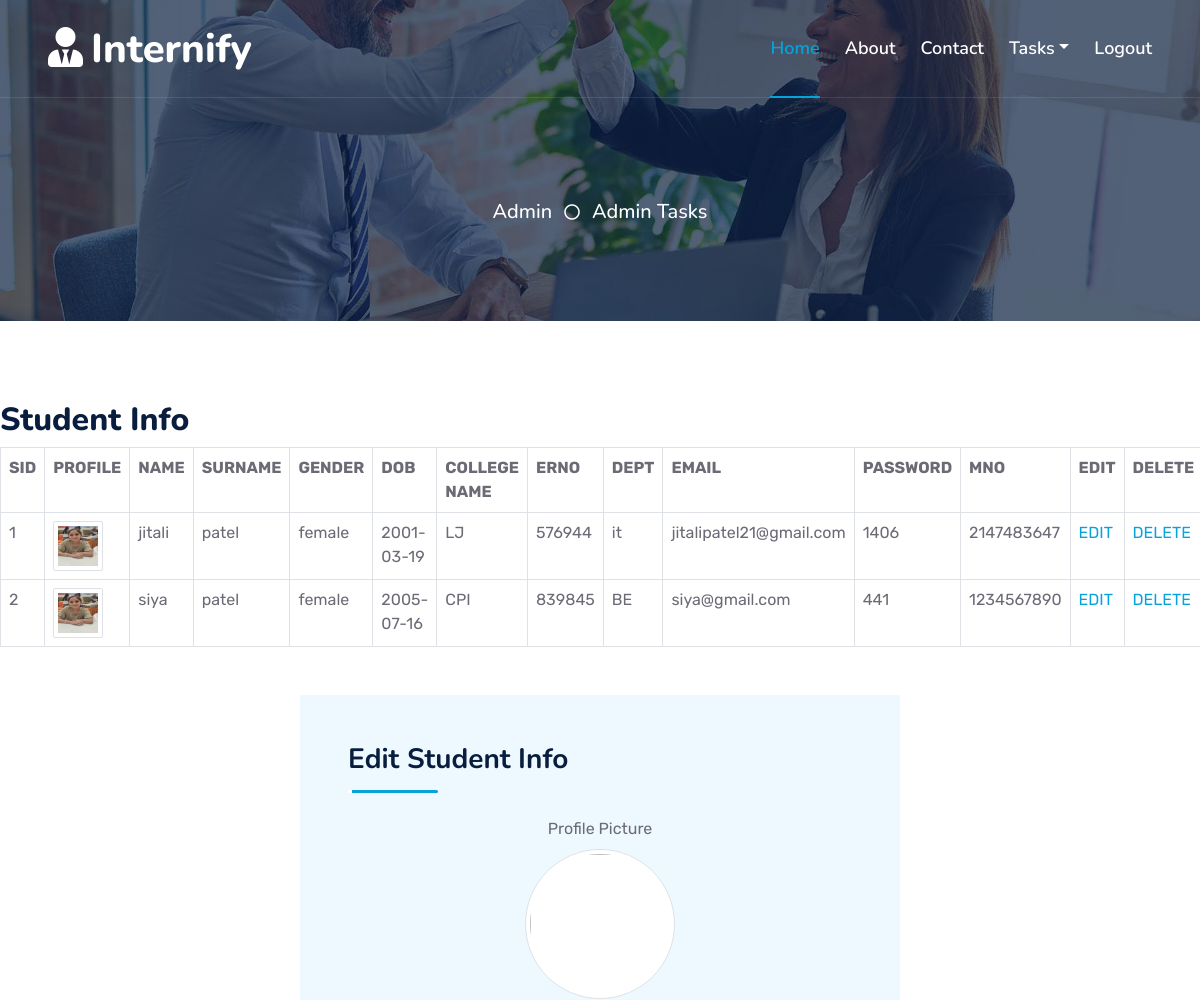
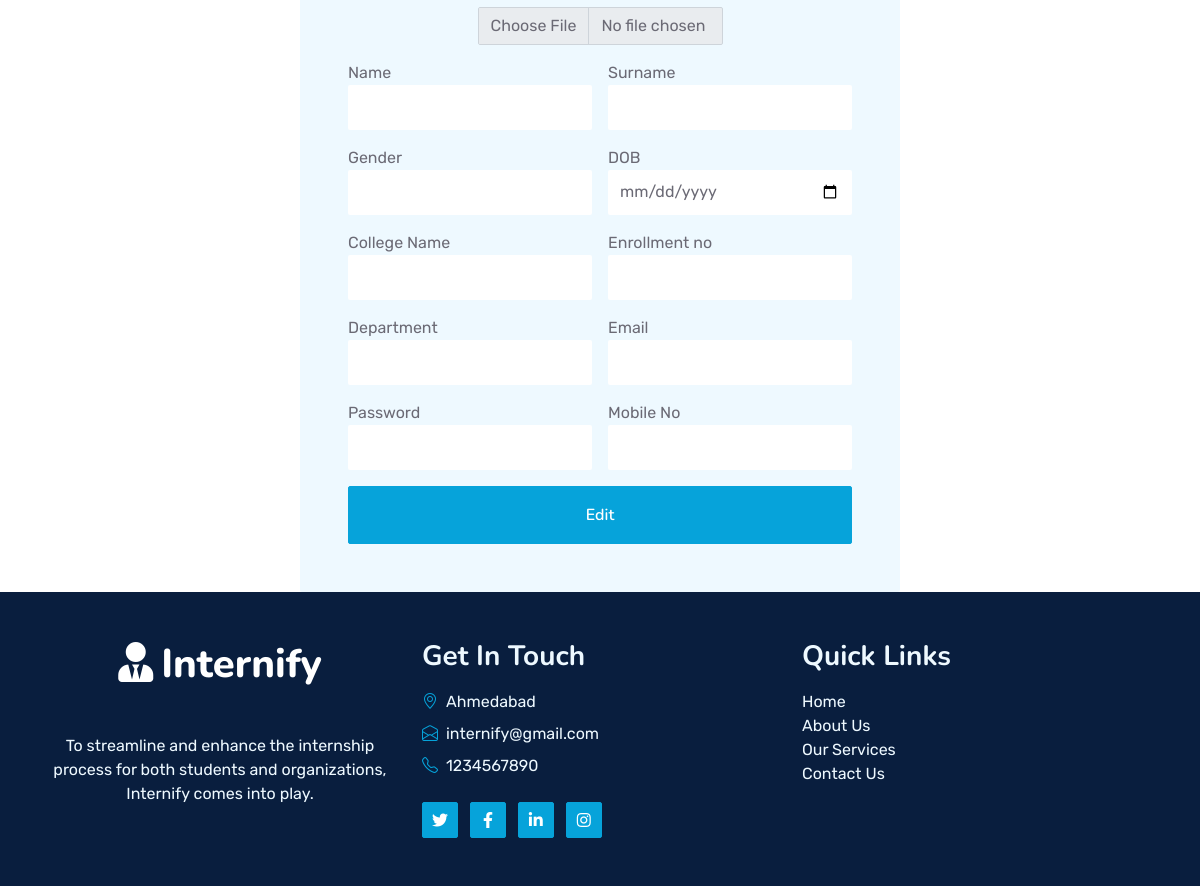
The app's page /admin_view_student_report.php with its own data (2 pictures, top to bottom).
### tables this page shows
CREATE TABLE `student_regis` (
  `sid` int(10) NOT NULL,
  `profile` blob NOT NULL,
  `name` varchar(25) NOT NULL,
  `surname` varchar(25) NOT NULL,
  `gender` varchar(10) NOT NULL,
  `dob` date NOT NULL,
  `clg` varchar(25) NOT NULL,
  `erno` int(15) NOT NULL,
  `dept` varchar(25) NOT NULL,
  `email` varchar(100) NOT NULL,
  `pwd` int(10) NOT NULL,
  `mno` int(10) NOT NULL
);

### admin_view_student_report.php (the view, shortened to what this page needs)
<?php
include("admin_header.php");
include("conn.php");
$name = '';
$snm = '';
$gen ='';
$dob = '';
$clg = '';
$erno ='';
$dept = '';
$email ='';
$pwd = '';
$mno = '';
$profile_pic_path = '';
?>
<?php
$res4=mysqli_query($conn,"SELECT * FROM student_regis");
if(mysqli_num_rows($res4)>0) {
    echo "<h2>Student Info</h2>";
    echo "<table class='table table-bordered'>
    <tr>
        <th>SID</th>
        <th>PROFILE</th>
        <th>NAME</th>
        <th>SURNAME</th>
        <th>GENDER</th>
        <th>DOB</th>
        <th>COLLEGE NAME</th>
        <th>ERNO</th>
        <th>DEPT</th>
        <th>EMAIL</th>
        <th>PASSWORD</th>
        <th>MNO</th>
        <th>EDIT</th>
        <th>DELETE</th>
    </tr>";
while($r4=mysqli_fetch_array($res4)) {
echo "<tr>";
echo "<td>$r4[0]</td>";
echo "<td><img src='$r4[1]' class='img-thumbnail' style='width: 50px; height: 50px;'></td>";
echo "<td>$r4[2]</td>";
echo "<td>$r4[3]</td>";
echo "<td>$r4[4]</td>";
echo "<td>$r4[5]</td>";
echo "<td>$r4[6]</td>";
echo "<td>$r4[7]</td>";
echo "<td>$r4[8]</td>";
echo "<td>$r4[9]</td>";
echo "<td>$r4[10]</td>";
echo "<td>$r4[11]</td>";
echo "<td><a href='admin_manage_student.php?action=edit&sid=$r4[0]'>EDIT</a></td>";
echo "<td><a href='admin_manage_student.php?action=delete&sid=$r4[0]'>DELETE</a></td>";
echo "</tr>";
}
echo "</table>";
} else {
    echo "<h2>No Data Found</h2>";
}
?>
<div class="container">
    <div class="bg-light rounded p-5 mt-5" style="max-width: 600px; margin: 0 auto;">
        <div class="section-title section-title-sm position-relative pb-3 mb-4">
            <h3 class="mb-0">Edit Student Info</h3>
        </div>
        <form method="post" action="admin_manage_student.php" enctype="multipart/form-data">
        <div class="row g-3 owl">
        <div class="col-12 text-center">
                    <label for="profilePic" class="form-label">Profile Picture</label>
                    <img id="preview" src="<?php echo $profile_pic_path; ?>" class="rounded-circle img-thumbnail" style="width: 150px; height: 150px; object-fit: cover; display: block; margin: 0 auto; border-radius: 50%;">
                    <input type="file" class="form-control mt-2" id="profilePic" name="profilePic" accept="image/*" onchange="previewImage(event)" style="width: 245px; margin: 0 auto;">
                </div>
        <div class="col-12 col-sm-6">
            <label for="">Name</label>
            <input type="text" name="txtnm" class="form-control bg-white border-0"
             value="<?php echo $name; ?>" style="height: 45px;">
        </div>
        <div class="col-12 col-sm-6">
            <label for="">Surname</label>
                <input type="text" name="txtsnm" class="form-control bg-white border-0"
                 value="<?php echo $snm; ?>" style="height: 45px;">
        </div>
        <div class="col-12 col-sm-6">
            <label for="">Gender</label>
                <input type="text" name="txtgen" class="form-control bg-white border-0"
                value="<?php echo $gen; ?>" style="height: 45px;">
        </div>
        <div class="col-12 col-sm-6">
            <label for="">DOB</label>
                <input type="date" name="txtdob" class="form-control bg-white border-0"
                value="<?php echo $dob ?>" style="height: 45px;">
        </div>
        <div class="col-12 col-sm-6">
            <label for="">College Name</label>
                <input type="text" name="txtclg" class="form-control bg-white border-0"
                 value="<?php echo $clg ?>" style="height: 45px;">
        </div>
        <div class="col-12 col-sm-6">
            <label for="">Enrollment no</label>
                <input type="text" name="txterno" class="form-control bg-white border-0"
                value="<?php echo $erno ?>" style="height: 45px;">
        </div>
        <div class="col-12 col-sm-6">
            <label for="">Department</label>
                <input type="text" name="txtdept" class="form-control bg-white border-0"
                 value="<?php echo $dept ?>" style="height: 45px;">
        </div>
        <div class="col-12 col-sm-6">
            <label for="">Email</label>
                <input type="text" name="txtemail" class="form-control bg-white border-0"
                value="<?php echo $email ?>" style="height: 45px;">
        </div>
        <div class="col-12 col-sm-6">
            <label for="">Password</label>
                <input type="text" name="txtpwd" class="form-control bg-white border-0"
                value="<?php echo $pwd ?>" style="height: 45px;">
        </div>
        <div class="col-12 col-sm-6">
            <label for="">Mobile No</label>
                <input type="text" name="txtmno" class="form-control bg-white border-0"
                value="<?php echo $mno ?>" style="height: 45px;">
        </div>
        <div class="col-12 col-6">
            <button class="btn btn-primary w-100 py-3"  name="btnedit" type="submit">Edit</button>
        </div>
</div>
    </form>
</div>
</div>
<?php
include("footer.php");
?>

### css/style.css (style rules this page uses)
:root { --primary: #06A3DA; --secondary: #34AD54; --light: #EEF9FF; --dark: #091E3E; }
h1, h2, .fw-bold { font-weight: 800 !important; }
h3, h4, .fw-semi-bold { font-weight: 700 !important; }
.btn { font-family: 'Nunito', sans-serif; font-weight: 600; transition: .5s; }
.btn-primary, .btn-secondary { color: #FFFFFF; box-shadow: inset 0 0 0 50px transparent; }
.section-title::before { position: absolute; content: ""; width: 150px; height: 5px; left: 0; bottom: 0; background: var(--primary); border-radius: 2px; }
.section-title.section-title-sm::before { width: 90px; height: 3px; }
.section-title::after { position: absolute; content: ""; width: 6px; height: 5px; bottom: 0px; background: #FFFFFF; -webkit-animation: section-title-run 5s infinite linear; animation: section-title-run 5s infinite linear; }
.section-title.section-title-sm::after { width: 4px; height: 3px; }
.section-title.section-title-sm::after { -webkit-animation: section-title-run-sm 5s infinite linear; animation: section-title-run-sm 5s infinite linear; }

### records on screen
student_regis: sid "1", profile (picture), name "jitali", surname "patel", gender "female", dob "2001-03-19", clg "LJ", erno "576944", dept "it", email "jitalipatel21@gmail.com", pwd "1406", mno "2147483647"
student_regis: sid "2", profile (picture), name "siya", surname "patel", gender "female", dob "2005-07-16", clg "CPI", erno "839845", dept "BE", email "siya@gmail.com", pwd "441", mno "1234567890"
